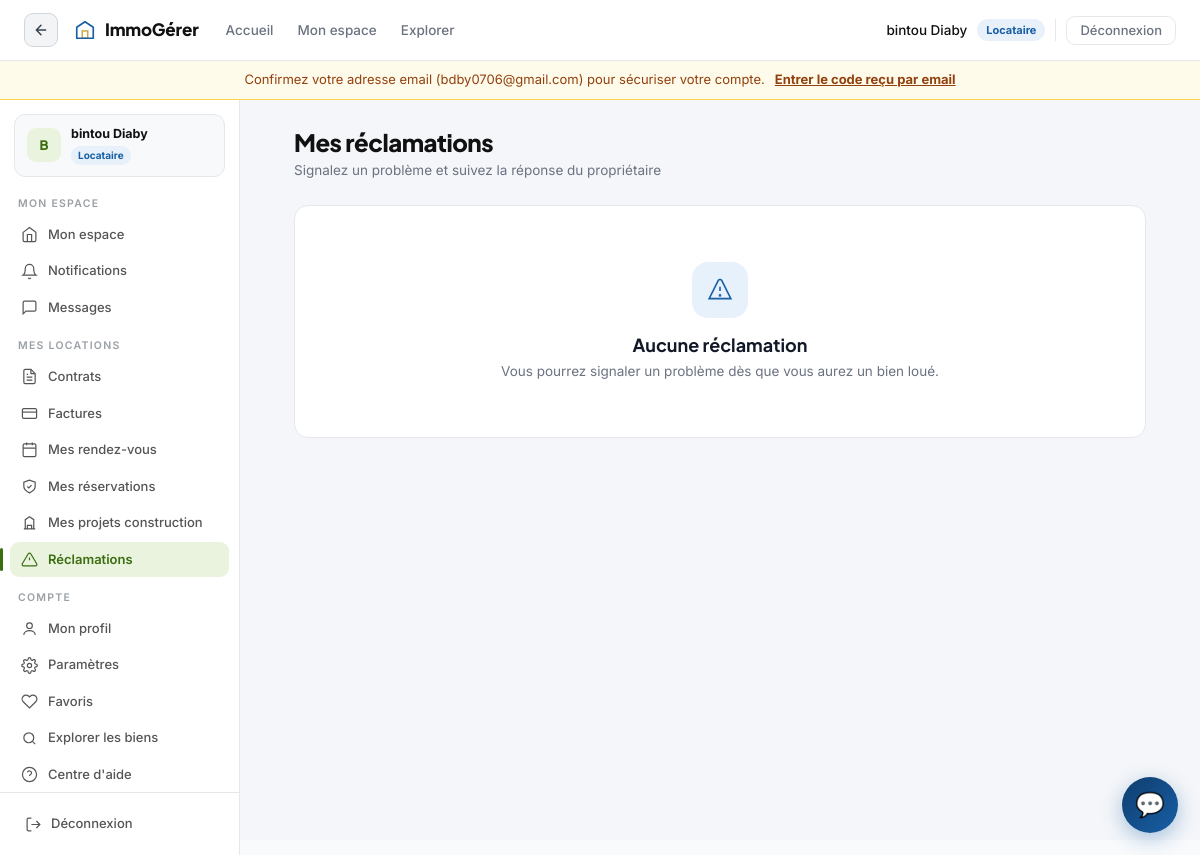
The app's page /contrats/mes-reclamations/ (signed in), older data.
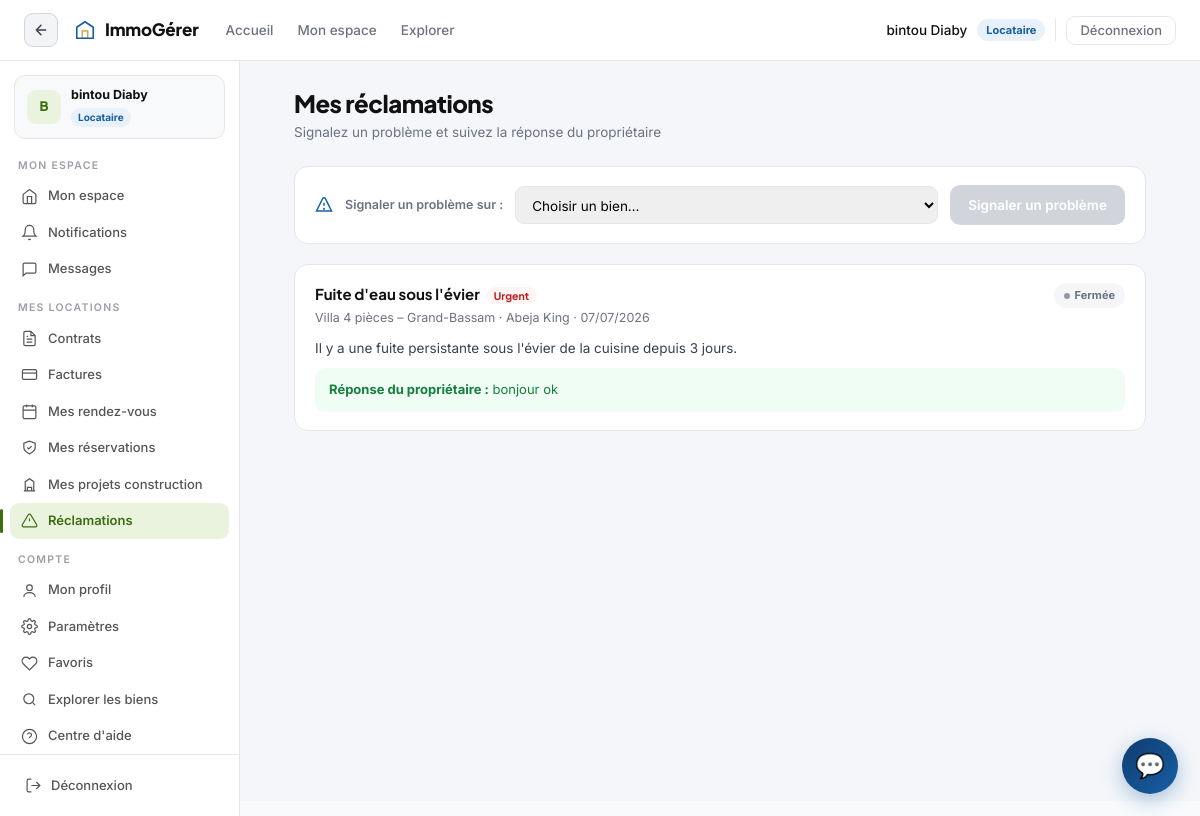
The same page, newer data.
### utilisateurs/models.py (models this page shows, shortened)
class Utilisateur(AbstractUser):
    class Role(models.TextChoices):
        PROPRIETAIRE = 'proprietaire', 'Propriétaire'
        GESTIONNAIRE = 'gestionnaire', 'Gestionnaire'
        LOCATAIRE = 'locataire', 'Locataire'
        ADMIN = 'admin', 'Administrateur'
    role = models.CharField(
        max_length=20,
        choices=Role.choices,
        default=Role.LOCATAIRE
    )
    company = models.ForeignKey(
        'Company',
        on_delete=models.SET_NULL,
        null=True,
        blank=True,
        related_name='users'
    )
    telephone = models.CharField(max_length=20, blank=True, null=True)
    adresse = models.CharField(max_length=255, blank=True, null=True)
    ville = models.CharField(max_length=100, blank=True, null=True)
    code_postal = models.CharField(max_length=10, blank=True, null=True)
    photo_profil = models.ImageField(
        upload_to='profils/',
        blank=True,
        null=True
    )
    bio = models.TextField(blank=True, null=True)
    documents_verifies = models.BooleanField(default=False)
    email_verifie = models.BooleanField(default=False)
    otp_code = models.CharField(max_length=6, blank=True, default='')
    otp_expire_le = models.DateTimeField(null=True, blank=True)
    afficher_telephone = models.BooleanField(default=True)
    afficher_email = models.BooleanField(default=False)
    accepte_appels = models.BooleanField(default=True)
    dashboard_preferences = models.JSONField(default=dict, blank=True)
    date_creation = models.DateTimeField(auto_now_add=True)
    date_modification = models.DateTimeField(auto_now=True)
    class Meta:
        verbose_name = 'Utilisateur'
        verbose_name_plural = 'Utilisateurs'
        ordering = ['-date_creation']

class Company(models.Model):
    name = models.CharField(max_length=255)
    types = models.JSONField(default=list, blank=True)
    date_creation = models.DateTimeField(auto_now_add=True)
    description = models.TextField(blank=True, null=True)
    adresse = models.CharField(max_length=255, blank=True, null=True)
    ville = models.CharField(max_length=100, blank=True, null=True)
    telephone = models.CharField(max_length=20, blank=True, null=True)
    email = models.EmailField(blank=True, null=True)
    logo = models.ImageField(upload_to='companies/logos/', blank=True, null=True)
    cover_image = models.ImageField(upload_to='companies/covers/', blank=True, null=True)
    facebook = models.URLField(blank=True, null=True)
    instagram = models.URLField(blank=True, null=True)
    latitude = models.FloatField(blank=True, null=True)
    longitude = models.FloatField(blank=True, null=True)
    horaires = models.JSONField(
        default=dict, blank=True,
        help_text="Ex: {'lundi': '08:00-18:00', 'dimanche': ''} — vide ou absent = fermé ce jour-là.",
    )
    disponible_maintenant = models.BooleanField(
        default=True,
        help_text="Décochez pour afficher « actuellement indisponible » même pendant vos horaires d'ouverture.",
    )
    delai_reponse_minutes = models.PositiveIntegerField(
        blank=True, null=True,
        help_text="Délai de réponse habituel affiché aux clients, en minutes (ex: 5, 60).",
    )
    JOURS_SEMAINE = ['lundi', 'mardi', 'mercredi', 'jeudi', 'vendredi', 'samedi', 'dimanche']
    numero_ncc = models.CharField(
        max_length=20, blank=True, default='',
        verbose_name="Numéro de Compte Contribuable (NCC)",
        help_text="Attribué par la DGI. Requis pour la certification FNE et comme identifiant vendeur.",
    )
    numero_rccm = models.CharField(
        max_length=30, blank=True, default='',
        verbose_name="Numéro RCCM",
        help_text="Registre du Commerce et du Crédit Mobilier — mention obligatoire OHADA (pied de page des factures).",
    )
    class Taxes(models.TextChoices):
        TVA = 'TVA', 'TVA normal 18%'
        TVAB = 'TVAB', 'TVA réduit 9%'
        TVAC = 'TVAC', 'Exonération conventionnelle 0%'
        TVAD = 'TVAD', 'Exonération légale 0%'
    taux_tva_loyer = models.CharField(
        max_length=4, choices=Taxes.choices, default=Taxes.TVAD,
        verbose_name="Régime TVA appliqué aux loyers",
        help_text="Code transmis à la FNE pour chaque facture de loyer. Par défaut : exonération légale "
                   "(traitement standard de la location nue à usage d'habitation) — à confirmer avec votre comptable.",
    )
    class Meta:
        verbose_name = 'Company'
        verbose_name_plural = 'Companies'

### contrats/models.py (models this page shows, shortened)
class Reclamation(models.Model):
    class Statut(models.TextChoices):
        OUVERTE  = 'ouverte',  'Ouverte'
        EN_COURS = 'en_cours', 'En cours'
        RESOLUE  = 'resolue',  'Résolue'
        FERMEE   = 'fermee',   'Fermée'
    class Priorite(models.TextChoices):
        NORMALE = 'normale', 'Normale'
        URGENTE = 'urgente', 'Urgente'
    bien = models.ForeignKey(
        'biens.Bien', on_delete=models.CASCADE, related_name='reclamations'
    )
    locataire = models.ForeignKey(
        Utilisateur, on_delete=models.CASCADE, related_name='reclamations_envoyees'
    )
    titre = models.CharField(max_length=200)
    description = models.TextField()
    statut = models.CharField(max_length=20, choices=Statut.choices, default=Statut.OUVERTE)
    priorite = models.CharField(max_length=20, choices=Priorite.choices, default=Priorite.NORMALE)
    reponse = models.TextField(blank=True)
    cree_le = models.DateTimeField(auto_now_add=True)
    mis_a_jour_le = models.DateTimeField(auto_now=True)
    class Meta:
        verbose_name = 'Réclamation'
        verbose_name_plural = 'Réclamations'
        ordering = ['-cree_le']

### biens/models.py (models this page shows, shortened)
class Bien(models.Model):
    class TypeBien(models.TextChoices):
        APPARTEMENT = 'appartement', 'Appartement'
        MAISON = 'maison', 'Maison'
        MAISON_BASSE = 'maison_basse', 'Maison basse'
        STUDIO = 'studio', 'Studio'
        T1 = 't1', 'T1'
        T2 = 't2', 'T2'
        T3 = 't3', 'T3'
        T4 = 't4', 'T4'
        PLUS = 't5plus', 'T5+'
        DUPLEX = 'duplex', 'Duplex'
        IMMEUBLE = 'immeuble', 'Immeuble'
        RESIDENCE = 'residence', 'Résidence'
        TERRAIN = 'terrain', 'Terrain'
        BUREAU = 'bureau', 'Bureau'
        MAGASIN = 'magasin', 'Magasin'
        BOUTIQUE = 'boutique', 'Boutique'
        LOCAL_COMMERCIAL = 'local_commercial', 'Local commercial'
        ENTREPOT = 'entrepot', 'Entrepôt'
    class Statut(models.TextChoices):
        DISPONIBLE = 'disponible', 'Disponible'
        LOUE = 'loue', 'Loué'
        MAINTENANCE = 'maintenance', 'Maintenance'
        ARCHIVE = 'archive', 'Archivé'
    titre = models.CharField(max_length=255)
    description = models.TextField()
    type_bien = models.CharField(max_length=20, choices=TypeBien.choices)
    statut = models.CharField(max_length=20, choices=Statut.choices, default=Statut.DISPONIBLE)
    adresse = models.CharField(max_length=255)
    quartier = models.CharField(max_length=100, blank=True, default='')
    commune = models.CharField(max_length=100, blank=True, default='')
    ville = models.CharField(max_length=100)
    region = models.CharField(max_length=100, blank=True, default='')
    code_postal = models.CharField(max_length=10, blank=True, default='')
    pays = models.CharField(max_length=100, default='Côte d\'Ivoire')
    latitude = models.FloatField(blank=True, null=True)
    longitude = models.FloatField(blank=True, null=True)
    surface_m2 = models.DecimalField(max_digits=8, decimal_places=2, validators=[MinValueValidator(0)])
    nombre_chambres = models.IntegerField(validators=[MinValueValidator(0)])
    nombre_salles_bain = models.IntegerField(validators=[MinValueValidator(0)])
    nombre_etages = models.IntegerField(validators=[MinValueValidator(1)], default=1)
    prix_mensuel = models.DecimalField(max_digits=10, decimal_places=2, validators=[MinValueValidator(0)])
    prix_vente = models.DecimalField(max_digits=12, decimal_places=2, validators=[MinValueValidator(0)], blank=True, null=True)
    prix_depot_garantie = models.DecimalField(
        max_digits=10,
        decimal_places=2,
        validators=[MinValueValidator(0)],
        default=0
    )
    charges_incluses = models.DecimalField(max_digits=10, decimal_places=2, default=0)
    equipements = models.JSONField(default=list, blank=True)  # Liste des équipements
    animaux_autorises = models.BooleanField(default=False)
    fumeurs_acceptes = models.BooleanField(default=False)
    photo_principale = models.ImageField(upload_to='biens/principales/')
    photos_additionnelles = models.JSONField(default=list, blank=True)
    proprietaire = models.ForeignKey(
        Utilisateur,
        on_delete=models.CASCADE,
        related_name='biens',
        limit_choices_to={'role': 'proprietaire'}
    )
    class TransactionType(models.TextChoices):
        LOCATION = 'location', 'Location'
        VENTE = 'vente', 'Vente'
        BOTH = 'both', 'Location & Vente'
    transaction_type = models.CharField(
        max_length=10,
        choices=TransactionType.choices,
        default=TransactionType.LOCATION,
        help_text='Type d\'opération pour ce bien'
    )
    date_creation = models.DateTimeField(auto_now_add=True)
    date_modification = models.DateTimeField(auto_now=True)
    date_publication = models.DateTimeField(blank=True, null=True)
    class Meta:
        verbose_name = 'Bien'
        verbose_name_plural = 'Biens'
        ordering = ['-date_creation']
        indexes = [
            models.Index(fields=['statut', 'ville']),
            models.Index(fields=['statut', 'commune']),
            models.Index(fields=['prix_mensuel']),
            models.Index(fields=['latitude', 'longitude']),
        ]

### contrats/views.py (the view)
@login_required
def mes_reclamations(request):
    from biens.models import Bien
    reclamations = (
        Reclamation.objects.filter(locataire=request.user)
        .select_related('bien', 'bien__proprietaire__company')
        .order_by('-cree_le')
    )
    biens_eligibles = (
        Bien.objects.filter(contrats__locataire=request.user)
        .distinct()
        .order_by('titre')
    )
    return render(request, 'contrats/mes_reclamations.html', {
        'reclamations': reclamations,
        'biens_eligibles': biens_eligibles,
    })

### templates/contrats/mes_reclamations.html (shortened to what this page needs)
{% extends "base.html" %}
{% load humanize %}
{% block body %}
<div class="me-page">
  <div class="me-wrap">
    <div class="me-greeting">
      <div>
        <h1>Mes réclamations</h1>
        <p>Signalez un problème et suivez la réponse du propriétaire</p>
      </div>
    </div>
    {% if biens_eligibles %}
    <div class="new-recla">
      <svg viewBox="0 0 24 24" width="18" height="18" stroke="#185FA5" fill="none" stroke-width="2"><path d="M10.3 3.3 2 20h20L13.7 3.3a2 2 0 0 0-3.4 0z"/><line x1="12" y1="9" x2="12" y2="13"/><circle cx="12" cy="17" r=".5" fill="#185FA5"/></svg>
      <label for="bien-select">Signaler un problème sur :</label>
      <select id="bien-select">
        <option value="">Choisir un bien…</option>
      </select>
      <button type="button" class="ig-btn-full primary" id="btn-signaler" disabled>Signaler un problème</button>
    </div>
    {% endif %}
    {% if reclamations %}
      {% for r in reclamations %}
      <div class="me-card">
        <div class="mc-head">
          <div>
            <div class="mc-titre">{{ r.titre }}{% if r.priorite == 'urgente' %}<span class="badge-urgent">Urgent</span>{% endif %}</div>
            <div class="mc-meta">{{ r.bien.titre }}{% if r.bien.proprietaire.company %} · {{ r.bien.proprietaire.company.name }}{% endif %} · {{ r.cree_le|date:"d/m/Y" }}</div>
          </div>
          <span class="badge-statut {% if r.statut == 'ouverte' %}s-danger{% elif r.statut == 'en_cours' %}s-warn{% elif r.statut == 'resolue' %}s-ok{% else %}s-muted{% endif %}">{{ r.get_statut_display }}</span>
        </div>
        <div class="mc-desc">{{ r.description }}</div>
        {% if r.reponse %}
        <div class="mc-reponse"><b>Réponse du propriétaire :</b> {{ r.reponse }}</div>
        {% else %}
        <div class="mc-attente">En attente de réponse du propriétaire.</div>
        {% endif %}
      </div>
      {% endfor %}
    {% else %}
      <div class="me-empty">
        <div class="eic"><svg viewBox="0 0 24 24"><path d="M10.3 3.3 2 20h20L13.7 3.3a2 2 0 0 0-3.4 0z"/><line x1="12" y1="9" x2="12" y2="13"/><circle cx="12" cy="17" r=".5" fill="#185FA5"/></svg></div>
        <h3>Aucune réclamation</h3>
        {% if biens_eligibles %}
        <p>Vous n'avez signalé aucun problème pour le moment.</p>
        {% else %}
        <p>Vous pourrez signaler un problème dès que vous aurez un bien loué.</p>
        {% endif %}
      </div>
    {% endif %}
  </div>
</div>
{% endblock %}

### templates/includes/main_navbar.html (shortened to what this page needs)
<nav class="ig-nav" role="navigation" aria-label="Navigation principale">
  <div class="ig-nav-inner">
    <button onclick="history.back()" class="ig-backbtn" title="Retour">
      <svg viewBox="0 0 24 24"><path d="M19 12H5M12 5l-7 7 7 7"/></svg>
    </button>
    <a class="ig-brand" href="/">
      <svg width="22" height="22" viewBox="0 0 24 24" fill="none">
        <path d="M3 21V9l9-6 9 6v12" stroke="#185FA5" stroke-width="1.8" stroke-linejoin="round"/>
        <rect x="9" y="13" width="6" height="8" stroke="#C9A84C" stroke-width="1.6"/>
        <path d="M3 21h18" stroke="#185FA5" stroke-width="1.8" stroke-linecap="round"/>
      </svg>
      ImmoGérer
    </a>
    {% if request.user.is_authenticated %}
    {% if request.user.role == 'locataire' %}
    <ul class="ig-navlinks">
      <li><a href="/guest/" {% if request.resolver_match.url_name == 'guest_landing' %}class="ig-active"{% endif %}>Accueil</a></li>
      <li><a href="/mon-espace/" {% if request.resolver_match.url_name == 'mon_espace_locataire' %}class="ig-active"{% endif %}>Mon espace</a></li>
      <li><a href="/explorer/" {% if request.resolver_match.url_name == 'explorer' %}class="ig-active"{% endif %}>Explorer</a></li>
    </ul>
    {% endif %}
    <div class="ig-actions">
      <span class="ig-username">{{ request.user.get_full_name|default:request.user.username }}</span>
      <span class="ig-role-badge {{ request.user.role }}">{{ request.user.get_role_display }}</span>
      <form method="post" action="{% url 'logout' %}" style="margin:0">
        <button type="submit" class="ig-btn-logout">Déconnexion</button>
      </form>
    </div>
    {% endif %}
  </div>
</nav>
{% if request.user.is_authenticated and request.user.email and not request.user.email_verifie %}
<div style="background:#FFFBEB;border-bottom:1px solid #FCD34D;padding:9px 20px;font-size:13px;color:#92400E;display:flex;align-items:center;justify-content:center;gap:10px;flex-wrap:wrap">
  <span>Confirmez votre adresse email ({{ request.user.email }}) pour sécuriser votre compte.</span>
  <a href="{% url 'confirmer_email' %}" style="color:#92400E;font-weight:700;text-decoration:underline">Entrer le code reçu par email</a>
</div>
{% endif %}

### templates/dashboard/includes/sidebar_locataire.html (shortened to what the changed rows need)
{% with user_initial=request.user.first_name|first|upper|default:request.user.username|first|upper %}
<aside class="ig-loc-sidebar">
  <div class="ig-ls-user">
    <div style="min-width:0">
      <div class="ig-ls-name">{{ request.user.get_full_name|default:request.user.username }}</div>
      <div class="ig-ls-role">Locataire</div>
    </div>
  </div>
</aside>
{% endwith %}

Row changes from the older to the newer data that the page shows:
changed Utilisateur "bintou Diaby": email_verifie False → True (drawn); user.email "bdby0706@gmail.com" → (not shown)
added Reclamation: titre "Fuite d'eau sous l'évier", priorite "Urgent", bien.titre "Villa 4 pièces – Grand-Bassam", bien.proprietaire.company.name "Abeja King", cree_le "07/07/2026", statut "Fermée", description "Il y a une fuite persistante sous l'évier de la cuisine depuis 3 jours.", reponse "bonjour ok"
Text that changed along with them:
form field value: (not shown) → "Choisir un bien…"
text no longer shown: "Confirmez votre adresse email ( ) pour sécuriser votre compte. Entrer le code reçu par email Aucune réclamation Vous pourrez signaler un problème dès que vous aurez un bien loué."
text now shown: "Signaler un problème sur : Signaler un problème"
